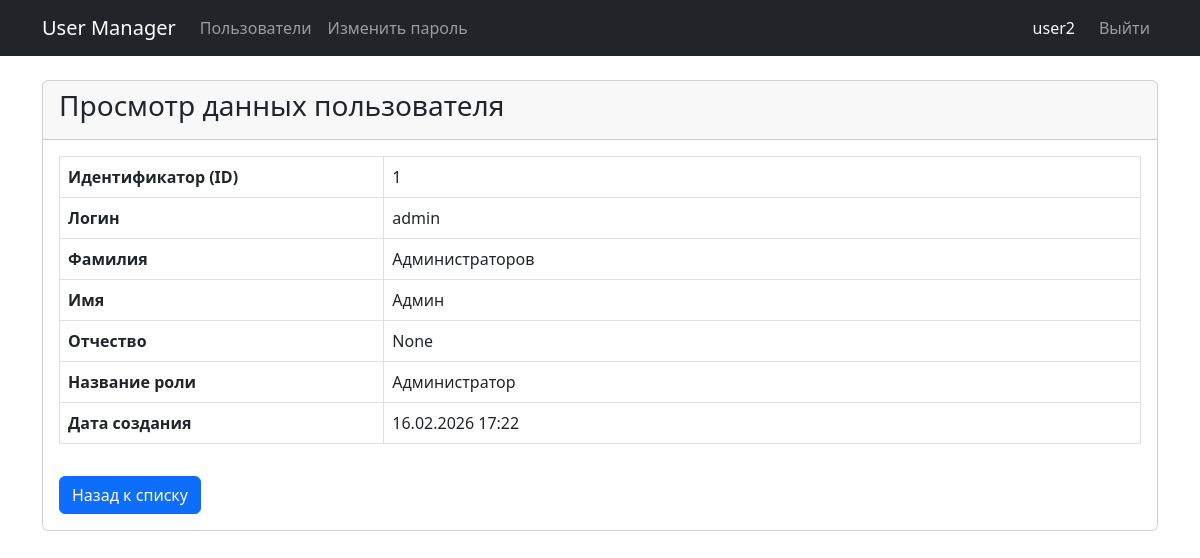
The page /users/1 (signed in) on the database its author committed.
### models.py (models this page shows, shortened)
class User(db.Model, UserMixin):
    __tablename__ = 'users'
    id = db.Column(db.Integer, primary_key=True)
    login = db.Column(db.String(50), unique=True, nullable=False)
    password_hash = db.Column(db.String(128), nullable=False)
    last_name = db.Column(db.String(50), nullable=False)
    first_name = db.Column(db.String(50), nullable=False)
    middle_name = db.Column(db.String(50), nullable=True)
    role_id = db.Column(db.Integer, db.ForeignKey('roles.id'), nullable=True)
    created_at = db.Column(db.DateTime, default=datetime.utcnow)

class Role(db.Model):
    __tablename__ = 'roles'
    id = db.Column(db.Integer, primary_key=True)
    name = db.Column(db.String(50), nullable=False)
    description = db.Column(db.Text, nullable=True)
    users = db.relationship('User', backref='role', lazy=True)

### app.py (the view)
@app.route('/users/<int:user_id>')
def user_view(user_id):
    user = User.query.get_or_404(user_id)
    return render_template('user_view.html', user=user)

### app.py (called while the page is built)
@login_manager.user_loader
def load_user(user_id):
    return User.query.get(int(user_id))

### templates/user_view.html
{% extends 'base.html' %}
{% block content %}
<div class="card">
    <div class="card-header">
        <h3>Просмотр данных пользователя</h3>
    </div>
    <div class="card-body">
        <table class="table table-bordered">
            <tr>
                <th style="width: 30%;">Идентификатор (ID)</th>
                <td>{{ user.id }}</td>
            </tr>
            <tr>
                <th>Логин</th>
                <td>{{ user.login }}</td>
            </tr>
            <tr>
                <th>Фамилия</th>
                <td>{{ user.last_name }}</td>
            </tr>
            <tr>
                <th>Имя</th>
                <td>{{ user.first_name }}</td>
            </tr>
            <tr>
                <th>Отчество</th>
                <td>{{ user.middle_name or '-' }}</td>
            </tr>
            <tr>
                <th>Название роли</th>
                <td>{{ user.role.name if user.role else 'Не назначена' }}</td>
            </tr>
            <tr>
                <th>Дата создания</th>
                <td>{{ user.created_at.strftime('%d.%m.%Y %H:%M') }}</td>
            </tr>
        </table>
        <a href="{{ url_for('index') }}" class="btn btn-primary mt-3">Назад к списку</a>
    </div>
</div>
{% endblock %}

### templates/base.html (shortened to what this page needs)
<!doctype html>
<html lang="ru">
  <head>
    <link href="https://cdn.jsdelivr.net/npm/bootstrap@5.3.0/dist/css/bootstrap.min.css" rel="stylesheet">
  </head>
  <body>
    <nav class="navbar navbar-expand-lg navbar-dark bg-dark mb-4">
      <div class="container">
        <a class="navbar-brand" href="{{ url_for('index') }}">User Manager</a>
        <div class="navbar-nav me-auto">
            <a class="nav-link" href="{{ url_for('index') }}">Пользователи</a>
            {% if current_user.is_authenticated %}
                <a class="nav-link" href="{{ url_for('change_password') }}">Изменить пароль</a>
            {% endif %}
        </div>
        <div class="navbar-nav">
            {% if current_user.is_authenticated %}
                <span class="nav-item nav-link disabled text-light me-2">{{ current_user.login }}</span>
                <a class="nav-link" href="{{ url_for('logout') }}">Выйти</a>
            {% else %}
                <a class="nav-link" href="{{ url_for('login') }}">Войти</a>
            {% endif %}
        </div>
      </div>
    </nav>
    <div class="container">
        {% block content %}{% endblock %}
    </div>
  </body>
</html>

### rows shown on the page
User: login "user2"
User: id "1", login "admin", last_name "Администраторов", first_name "Админ", middle_name "None", created_at "16.02.2026 17:22"
Role: role "Администратор"
